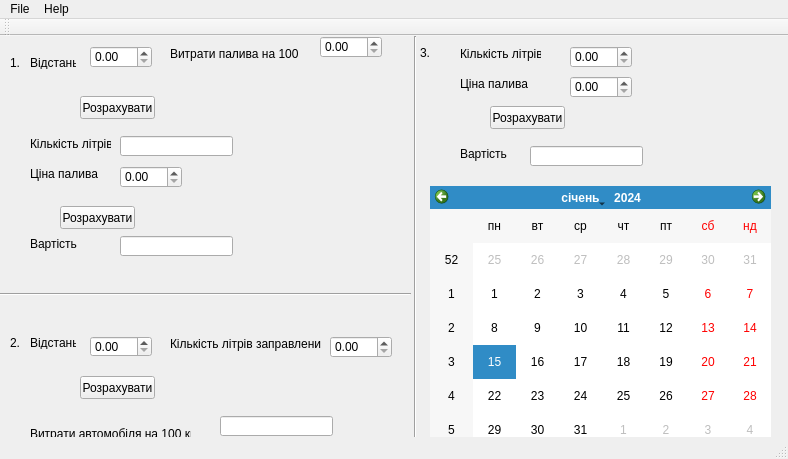
<?xml version="1.0" encoding="UTF-8"?>
<ui version="4.0">
 <class>MainWindow</class>
 <widget class="QMainWindow" name="MainWindow">
  <property name="geometry">
   <rect>
    <x>0</x>
    <y>0</y>
    <width>788</width>
    <height>459</height>
   </rect>
  </property>
  <property name="windowTitle">
   <string>Калькулятор витрат палива</string>
  </property>
  <widget class="QWidget" name="centralWidget">
   <widget class="QLabel" name="label">
    <property name="geometry">
     <rect>
      <x>30</x>
      <y>20</y>
      <width>46</width>
      <height>13</height>
     </rect>
    </property>
    <property name="text">
     <string>Відстань</string>
    </property>
   </widget>
   <widget class="QDoubleSpinBox" name="doubleSpinBoxDistance">
    <property name="geometry">
     <rect>
      <x>90</x>
      <y>10</y>
      <width>62</width>
      <height>22</height>
     </rect>
    </property>
    <property name="maximum">
     <double>100000.000000000000000</double>
    </property>
   </widget>
   <widget class="QLabel" name="label_2">
    <property name="geometry">
     <rect>
      <x>170</x>
      <y>10</y>
      <width>131</width>
      <height>16</height>
     </rect>
    </property>
    <property name="text">
     <string>Витрати палива на 100 км</string>
    </property>
   </widget>
   <widget class="QDoubleSpinBox" name="doubleSpinBoxSpend">
    <property name="geometry">
     <rect>
      <x>320</x>
      <y>0</y>
      <width>62</width>
      <height>22</height>
     </rect>
    </property>
   </widget>
   <widget class="QPushButton" name="pushButtonCalc">
    <property name="geometry">
     <rect>
      <x>80</x>
      <y>60</y>
      <width>75</width>
      <height>23</height>
     </rect>
    </property>
    <property name="text">
     <string>Розрахувати</string>
    </property>
   </widget>
   <widget class="QLineEdit" name="lineEditNumberOfLiters">
    <property name="geometry">
     <rect>
      <x>120</x>
      <y>100</y>
      <width>113</width>
      <height>20</height>
     </rect>
    </property>
   </widget>
   <widget class="QLabel" name="label_3">
    <property name="geometry">
     <rect>
      <x>30</x>
      <y>100</y>
      <width>81</width>
      <height>16</height>
     </rect>
    </property>
    <property name="text">
     <string>Кількість літрів</string>
    </property>
   </widget>
   <widget class="QLabel" name="label_4">
    <property name="geometry">
     <rect>
      <x>30</x>
      <y>130</y>
      <width>81</width>
      <height>16</height>
     </rect>
    </property>
    <property name="text">
     <string>Ціна палива</string>
    </property>
   </widget>
   <widget class="QDoubleSpinBox" name="doubleSpinBoxPrice">
    <property name="geometry">
     <rect>
      <x>120</x>
      <y>130</y>
      <width>62</width>
      <height>22</height>
     </rect>
    </property>
   </widget>
   <widget class="QPushButton" name="pushButtonCalc_2">
    <property name="geometry">
     <rect>
      <x>60</x>
      <y>170</y>
      <width>75</width>
      <height>23</height>
     </rect>
    </property>
    <property name="text">
     <string>Розрахувати</string>
    </property>
   </widget>
   <widget class="QLabel" name="label_5">
    <property name="geometry">
     <rect>
      <x>30</x>
      <y>200</y>
      <width>81</width>
      <height>16</height>
     </rect>
    </property>
    <property name="text">
     <string>Вартість</string>
    </property>
   </widget>
   <widget class="QLineEdit" name="lineEditNumberOfLiters_2">
    <property name="geometry">
     <rect>
      <x>120</x>
      <y>200</y>
      <width>113</width>
      <height>20</height>
     </rect>
    </property>
   </widget>
   <widget class="QPushButton" name="pushButton">
    <property name="geometry">
     <rect>
      <x>80</x>
      <y>340</y>
      <width>75</width>
      <height>23</height>
     </rect>
    </property>
    <property name="text">
     <string>Розрахувати</string>
    </property>
   </widget>
   <widget class="QDoubleSpinBox" name="doubleSpinBoxDistance_2">
    <property name="geometry">
     <rect>
      <x>90</x>
      <y>300</y>
      <width>62</width>
      <height>21</height>
     </rect>
    </property>
    <property name="maximum">
     <double>100000.000000000000000</double>
    </property>
   </widget>
   <widget class="QLabel" name="label_6">
    <property name="geometry">
     <rect>
      <x>30</x>
      <y>300</y>
      <width>46</width>
      <height>13</height>
     </rect>
    </property>
    <property name="text">
     <string>Відстань</string>
    </property>
   </widget>
   <widget class="QLabel" name="label_7">
    <property name="geometry">
     <rect>
      <x>170</x>
      <y>300</y>
      <width>151</width>
      <height>16</height>
     </rect>
    </property>
    <property name="text">
     <string>Кількість літрів заправлених</string>
    </property>
   </widget>
   <widget class="QLineEdit" name="lineEditNumberOfLiters_4">
    <property name="geometry">
     <rect>
      <x>220</x>
      <y>380</y>
      <width>113</width>
      <height>20</height>
     </rect>
    </property>
   </widget>
   <widget class="QLabel" name="label_8">
    <property name="geometry">
     <rect>
      <x>30</x>
      <y>390</y>
      <width>161</width>
      <height>16</height>
     </rect>
    </property>
    <property name="text">
     <string>Витрати автомобіля на 100 км</string>
    </property>
   </widget>
   <widget class="QDoubleSpinBox" name="doubleSpinBoxSpend_2">
    <property name="geometry">
     <rect>
      <x>330</x>
      <y>300</y>
      <width>62</width>
      <height>22</height>
     </rect>
    </property>
   </widget>
   <widget class="QLabel" name="label_9">
    <property name="geometry">
     <rect>
      <x>10</x>
      <y>20</y>
      <width>46</width>
      <height>13</height>
     </rect>
    </property>
    <property name="text">
     <string>1.</string>
    </property>
   </widget>
   <widget class="QLabel" name="label_10">
    <property name="geometry">
     <rect>
      <x>10</x>
      <y>300</y>
      <width>46</width>
      <height>13</height>
     </rect>
    </property>
    <property name="text">
     <string>2.</string>
    </property>
   </widget>
   <widget class="Line" name="line">
    <property name="geometry">
     <rect>
      <x>390</x>
      <y>0</y>
      <width>51</width>
      <height>441</height>
     </rect>
    </property>
    <property name="orientation">
     <enum>Qt::Vertical</enum>
    </property>
   </widget>
   <widget class="Line" name="line_2">
    <property name="geometry">
     <rect>
      <x>0</x>
      <y>250</y>
      <width>411</width>
      <height>16</height>
     </rect>
    </property>
    <property name="orientation">
     <enum>Qt::Horizontal</enum>
    </property>
   </widget>
   <widget class="QLabel" name="label_11">
    <property name="geometry">
     <rect>
      <x>420</x>
      <y>10</y>
      <width>46</width>
      <height>13</height>
     </rect>
    </property>
    <property name="text">
     <string>3.</string>
    </property>
   </widget>
   <widget class="QLabel" name="label_12">
    <property name="geometry">
     <rect>
      <x>460</x>
      <y>10</y>
      <width>81</width>
      <height>16</height>
     </rect>
    </property>
    <property name="text">
     <string>Кількість літрів</string>
    </property>
   </widget>
   <widget class="QLabel" name="label_13">
    <property name="geometry">
     <rect>
      <x>460</x>
      <y>110</y>
      <width>81</width>
      <height>16</height>
     </rect>
    </property>
    <property name="text">
     <string>Вартість</string>
    </property>
   </widget>
   <widget class="QLabel" name="label_14">
    <property name="geometry">
     <rect>
      <x>460</x>
      <y>40</y>
      <width>81</width>
      <height>16</height>
     </rect>
    </property>
    <property name="text">
     <string>Ціна палива</string>
    </property>
   </widget>
   <widget class="QPushButton" name="pushButtonCalc_3">
    <property name="geometry">
     <rect>
      <x>490</x>
      <y>70</y>
      <width>75</width>
      <height>23</height>
     </rect>
    </property>
    <property name="text">
     <string>Розрахувати</string>
    </property>
   </widget>
   <widget class="QLineEdit" name="lineEditNumberOfLiters_3">
    <property name="geometry">
     <rect>
      <x>530</x>
      <y>110</y>
      <width>113</width>
      <height>20</height>
     </rect>
    </property>
   </widget>
   <widget class="QDoubleSpinBox" name="doubleSpinBoxPrice_2">
    <property name="geometry">
     <rect>
      <x>570</x>
      <y>40</y>
      <width>62</width>
      <height>22</height>
     </rect>
    </property>
   </widget>
   <widget class="QDoubleSpinBox" name="doubleSpinBoxPrice_3">
    <property name="geometry">
     <rect>
      <x>570</x>
      <y>10</y>
      <width>62</width>
      <height>22</height>
     </rect>
    </property>
   </widget>
   <widget class="QCalendarWidget" name="calendarWidget">
    <property name="geometry">
     <rect>
      <x>430</x>
      <y>150</y>
      <width>341</width>
      <height>261</height>
     </rect>
    </property>
    <property name="locale">
     <locale language="Ukrainian" country="Ukraine"/>
    </property>
   </widget>
  </widget>
  <widget class="QMenuBar" name="menuBar">
   <property name="geometry">
    <rect>
     <x>0</x>
     <y>0</y>
     <width>788</width>
     <height>21</height>
    </rect>
   </property>
   <widget class="QMenu" name="menuFile">
    <property name="title">
     <string>File</string>
    </property>
    <addaction name="separator"/>
    <addaction name="actionExit_3"/>
   </widget>
   <widget class="QMenu" name="menuHelp">
    <property name="title">
     <string>Help</string>
    </property>
   </widget>
   <addaction name="menuFile"/>
   <addaction name="menuHelp"/>
  </widget>
  <widget class="QToolBar" name="mainToolBar">
   <attribute name="toolBarArea">
    <enum>TopToolBarArea</enum>
   </attribute>
   <attribute name="toolBarBreak">
    <bool>false</bool>
   </attribute>
  </widget>
  <widget class="QStatusBar" name="statusBar"/>
  <action name="actionExit_3">
   <property name="text">
    <string>Exit</string>
   </property>
  </action>
 </widget>
 <layoutdefault spacing="6" margin="11"/>
 <resources/>
 <connections/>
</ui>
